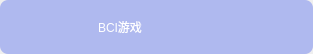
<?xml version="1.0" encoding="UTF-8"?>
<ui version="4.0">
 <class>CGameItem</class>
 <widget class="QWidget" name="CGameItem">
  <property name="geometry">
   <rect>
    <x>0</x>
    <y>0</y>
    <width>313</width>
    <height>54</height>
   </rect>
  </property>
  <property name="minimumSize">
   <size>
    <width>0</width>
    <height>51</height>
   </size>
  </property>
  <property name="maximumSize">
   <size>
    <width>16777215</width>
    <height>54</height>
   </size>
  </property>
  <property name="windowTitle">
   <string>Form</string>
  </property>
  <layout class="QGridLayout" name="gridLayout">
   <property name="leftMargin">
    <number>0</number>
   </property>
   <property name="topMargin">
    <number>0</number>
   </property>
   <property name="rightMargin">
    <number>0</number>
   </property>
   <property name="bottomMargin">
    <number>0</number>
   </property>
   <property name="spacing">
    <number>0</number>
   </property>
   <item row="0" column="0">
    <widget class="QWidget" name="widget_out" native="true">
     <property name="styleSheet">
      <string notr="true">QWidget#widget_out{
border-radius: 8px;

background: rgba(79, 106, 239, 0.4);
}</string>
     </property>
     <layout class="QGridLayout" name="gridLayout_2">
      <item row="0" column="0">
       <layout class="QHBoxLayout" name="horizontalLayout">
        <property name="spacing">
         <number>23</number>
        </property>
        <item>
         <widget class="QLabel" name="label_pic">
          <property name="minimumSize">
           <size>
            <width>66</width>
            <height>30</height>
           </size>
          </property>
          <property name="maximumSize">
           <size>
            <width>66</width>
            <height>30</height>
           </size>
          </property>
          <property name="styleSheet">
           <string notr="true">border-image: url(:/image/image/ai.jpg);</string>
          </property>
         </widget>
        </item>
        <item>
         <widget class="QLabel" name="label_text">
          <property name="styleSheet">
           <string notr="true">color: #FFFFFF;
font: 10pt &quot;Alibaba PuHuiTi 2.0&quot;;</string>
          </property>
          <property name="text">
           <string>BCI游戏</string>
          </property>
         </widget>
        </item>
       </layout>
      </item>
     </layout>
    </widget>
   </item>
  </layout>
 </widget>
 <resources/>
 <connections/>
</ui>
